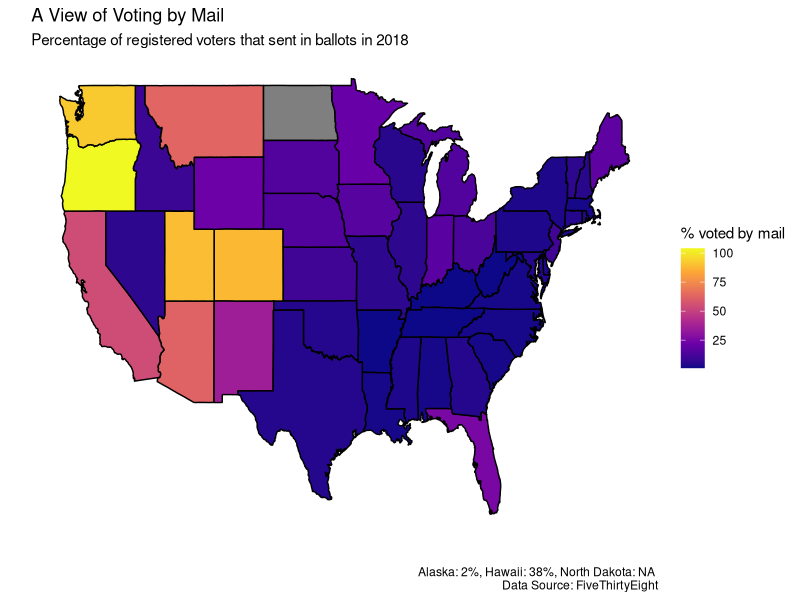

R code for this plot:
## ---- chunk 1
library("dplyr")
library("ggplot2")
## ---- chunk 2
states <- tolower( sort(c(state.name, "District of Columbia")))
voted2018 <- c(2,5,62,1,54,88,4,3,2,25,4,38,9,6,17,16,10,1,2,18,4,2,15,21,3,6,63,15,6,5,10,36,3,2,NA,13,4,104,3,4,2,15,1,4,89,6,2,92,1,5,22)
vote_data <- data.frame(states, voted2018)
## ---- chunk 3
states_map <- map_data("state")
fact_join <- left_join(states_map, vote_data, by = c("region" = "states"))
fact_join %>%
  ggplot(aes(long, lat, group = group)) +
  geom_polygon(aes(fill = voted2018), color = "black") +
  scale_fill_viridis_c(option = "C") +
  labs(title = "A View of Voting by Mail",
       subtitle = "Percentage of registered voters that sent in ballots in 2018",
       caption = "Alaska: 2%, Hawaii: 38%, North Dakota: NA \n Data Source: FiveThirtyEight",
       fill = "% voted by mail",
       x = "",
       y = "") +
  theme(axis.text.x = element_blank(),
        axis.text.y = element_blank(),
        axis.ticks.x = element_blank(),
        axis.ticks.y = element_blank(),
        panel.background = element_rect(fill = "white"))
